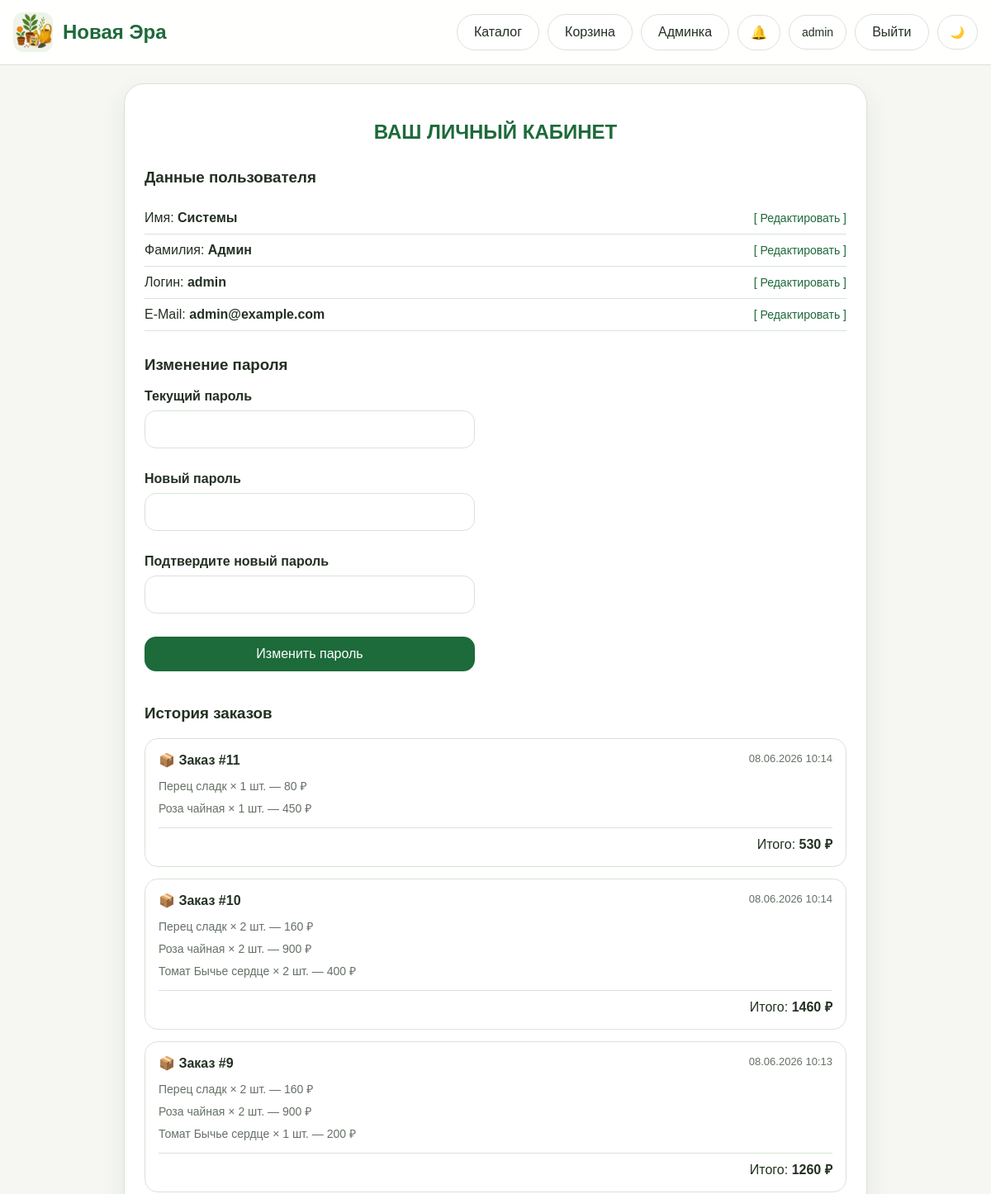
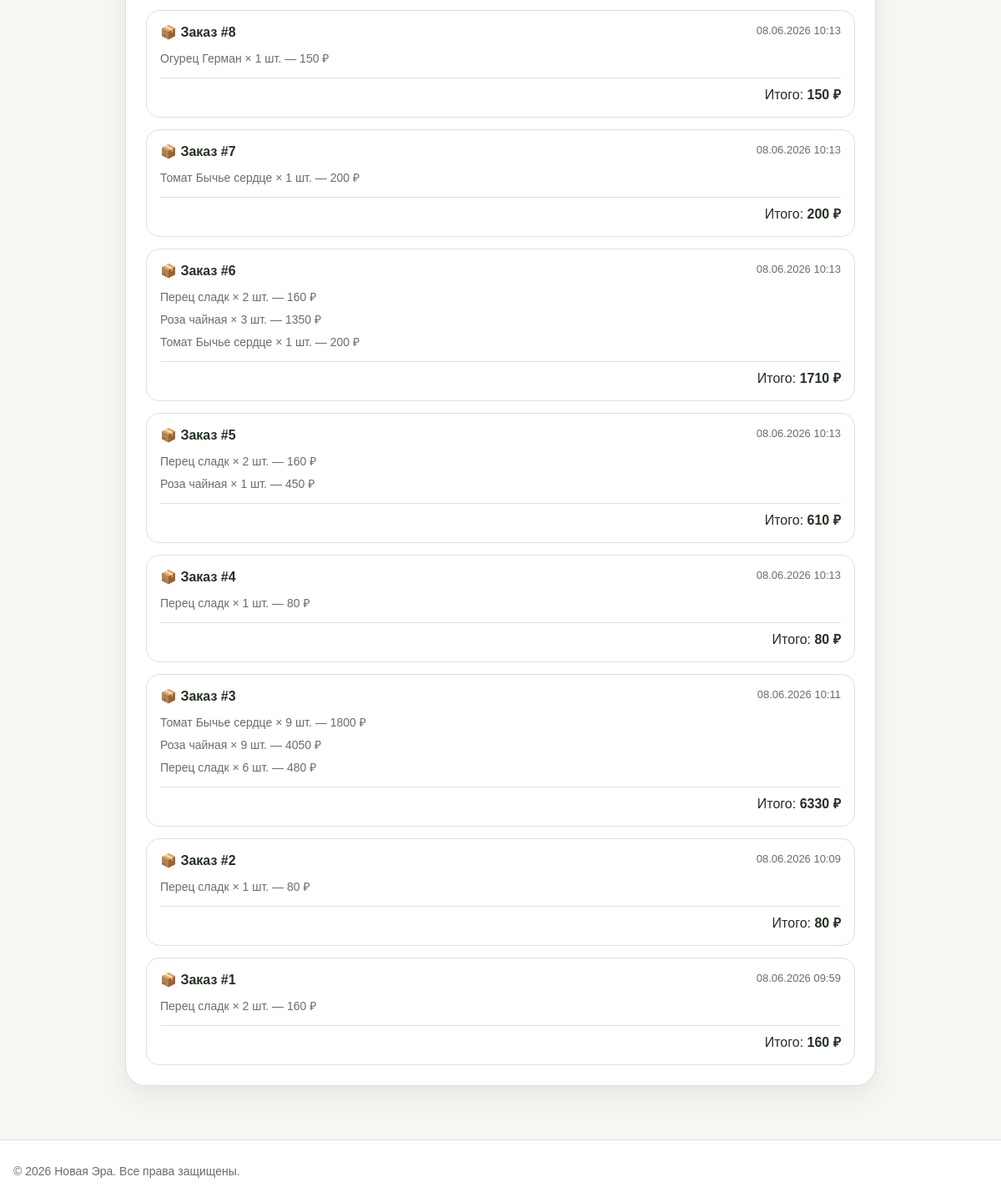
Screenshot of /profile (signed in) with the database file from the repository (2 pictures, top to bottom).
### models.py (models this page shows, shortened)
class User(UserMixin, db.Model):
    __tablename__ = "users"
    id = db.Column(db.Integer, primary_key=True)
    username = db.Column(db.String(80), unique=True, nullable=False, index=True)
    email = db.Column(db.String(120), unique=True, nullable=False, index=True)
    password_hash = db.Column(db.String(255), nullable=False)
    is_admin = db.Column(db.Boolean, default=False, nullable=False)
    created_at = db.Column(db.DateTime, default=datetime.utcnow, nullable=False)
    surname = db.Column(db.String(80), nullable=True)
    name = db.Column(db.String(80), nullable=True)
    patronymic = db.Column(db.String(80), nullable=True)
    favorite_products = db.relationship(
        'Product',
        secondary=favorites,
        backref=db.backref('favorited_by', lazy='dynamic'),
        lazy='dynamic')

class Order(db.Model):
    __tablename__ = 'orders'
    id = db.Column(db.Integer, primary_key=True)
    user_id = db.Column(db.Integer, db.ForeignKey('users.id'), nullable=False)
    user_order_number = db.Column(db.Integer, nullable=False)
    created_at = db.Column(db.DateTime, default=datetime.utcnow)
    total_price = db.Column(db.Float, nullable=False)
    items = db.relationship('OrderItem', backref='order', cascade='all, delete-orphan')

class OrderItem(db.Model):
    __tablename__ = 'order_items'
    id = db.Column(db.Integer, primary_key=True)
    order_id = db.Column(db.Integer, db.ForeignKey('orders.id'), nullable=False)
    product_name = db.Column(db.String(200), nullable=False)
    quantity = db.Column(db.Integer, nullable=False)
    price = db.Column(db.Float, nullable=False)

### routes.py (the view, shortened to what this page needs)
@bp.route("/profile", methods=["GET", "POST"])
@login_required
def profile():
    edit_form = ProfileEditForm(obj=current_user)
    edit_form.login.data = current_user.username
    password_form = ChangePasswordForm()
    orders = Order.query.filter_by(user_id=current_user.id).order_by(Order.created_at.desc()).all()
    return render_template("profile.html", edit_form=edit_form, password_form=password_form, orders=orders)

### forms.py
class ProfileEditForm(FlaskForm):
    surname = StringField("Фамилия", validators=[DataRequired(), Length(min=2, max=80)])
    name = StringField("Имя", validators=[DataRequired(), Length(min=2, max=80)])
    login = StringField("Логин", validators=[DataRequired(), Length(min=3, max=80)])
    email = EmailField("E-mail", validators=[DataRequired(), Email(), Length(max=120)])
    submit = SubmitField("Сохранить")

class ChangePasswordForm(FlaskForm):
    old_password = PasswordField("Текущий пароль", validators=[DataRequired()])
    new_password = PasswordField("Новый пароль", validators=[DataRequired(), Length(min=6, max=128)])
    new_password_confirm = PasswordField("Подтвердите новый пароль", validators=[DataRequired(), EqualTo('new_password', message='Пароли не совпадают')])
    submit = SubmitField("Изменить пароль")

### routes.py (called while the page is built)
@login_manager.user_loader
def load_user(user_id: str):
    try:
        return db.session.get(User, int(user_id))
    except:
        return None

### templates/profile.html (shortened to what this page needs)
{% extends "base.html" %}
{% block content %}
<div class="form-container" style="max-width:900px;margin:0 auto;">
    <h2 style="text-align:center;color:var(--brand);margin-bottom:30px;">ВАШ ЛИЧНЫЙ КАБИНЕТ</h2>
    <h3>Данные пользователя</h3>
    <div style="display:flex;justify-content:space-between;align-items:center;padding:10px 0;border-bottom:1px solid var(--border);">
        <div>Имя: <strong>{{ current_user.name or 'Не указано' }}</strong></div>
        <a href="#" onclick="document.getElementById('edit-name').style.display='block';this.parentElement.style.display='none';return false;" style="color:var(--brand);font-size:14px;">[ Редактировать ]</a>
    </div>
    <div style="display:flex;justify-content:space-between;align-items:center;padding:10px 0;border-bottom:1px solid var(--border);">
        <div>Фамилия: <strong>{{ current_user.surname or 'Не указана' }}</strong></div>
        <a href="#" onclick="document.getElementById('edit-surname').style.display='block';this.parentElement.style.display='none';return false;" style="color:var(--brand);font-size:14px;">[ Редактировать ]</a>
    </div>
    <div style="display:flex;justify-content:space-between;align-items:center;padding:10px 0;border-bottom:1px solid var(--border);">
    <div>Логин: <strong>{{ current_user.username or 'Не указан' }}</strong></div>
        <a href="#" onclick="document.getElementById('edit-login').style.display='block';this.parentElement.style.display='none';return false;" style="color:var(--brand);font-size:14px;">[ Редактировать ]</a>
    </div>
    <div style="display:flex;justify-content:space-between;align-items:center;padding:10px 0;border-bottom:1px solid var(--border);">
        <div>E-Mail: <strong>{{ current_user.email }}</strong></div>
        <a href="#" onclick="document.getElementById('edit-email').style.display='block';this.parentElement.style.display='none';return false;" style="color:var(--brand);font-size:14px;">[ Редактировать ]</a>
    </div>
    <h3 style="margin-top:30px;">Изменение пароля</h3>
    <form method="POST" style="display:grid;gap:14px;max-width:400px;">
        <div class="form-group">
            {{ password_form.old_password.label }} {{ password_form.old_password(class="form-control") }}
        </div>
        <div class="form-group">
            {{ password_form.new_password.label }} {{ password_form.new_password(class="form-control") }}
        </div>
        <div class="form-group">
            {{ password_form.new_password_confirm.label }} {{ password_form.new_password_confirm(class="form-control") }}
        </div>
        {{ password_form.submit(class="save-btn") }}
    </form>
    <h3 style="margin-top:40px;">История заказов</h3>
    {% if orders %}
        <div class="orders-history">
            {% for order in orders %}
            <div class="order-card">
                <div class="order-header">
                    <span>📦 Заказ #{{ order.user_order_number }}</span>
                    <span class="order-date">{{ order.created_at.strftime('%d.%m.%Y %H:%M') }}</span>
                </div>
                <ul class="order-items-list">
                    {% for item in order.items %}
                    <li>{{ item.product_name }} × {{ item.quantity }} шт. — {{ "%.0f"|format(item.price * item.quantity) }} ₽</li>
                    {% endfor %}
                </ul>
                <div class="order-total">Итого: <strong>{{ "%.0f"|format(order.total_price) }} ₽</strong></div>
            </div>
            {% endfor %}
        </div>
    {% else %}
        <p class="empty-state" style="text-align:center;color:var(--muted);padding:20px 0;">Заказов пока нет</p>
    {% endif %}
</div>
{% endblock %}

### templates/base.html (shortened to what this page needs)
<!DOCTYPE html>
<html lang="ru">
<head>
    <link rel="stylesheet" href="{{ url_for('static', filename='css/style.css') }}">
</head>
<body>
<header class="header">
    <div class="container header-inner">
        <div class="logo">
            <a href="{{ url_for('main.index') }}" style="display:flex;align-items:center;gap:12px;">
                <img src="{{ url_for('static', filename='images/icon.png') }}" alt="Logo" style="width:48px;height:48px;border-radius:12px;">
                <div class="logo-text">
                    <div class="title" style="color:var(--brand);">{{ brand_name }}</div>
                </div>
            </a>
        </div>
        <nav class="top-nav">
            <a href="{{ url_for('main.index') }}" class="top-link">Каталог</a>
            <a href="{{ url_for('main.basket') }}" class="top-link">Корзина</a>
            {% if current_user.is_authenticated %}
                {% if current_user.is_admin %}
                    <a href="{{ url_for('main.admin') }}" class="top-link">Админка</a>
                {% endif %}
                <div class="notif-bell-wrapper" id="notifBellWrapper">
                    <button class="notif-bell-btn" id="notifBellBtn" type="button" title="Уведомления о заказах">
                        🔔
                    </button>
                </div>
                <a href="{{ url_for('main.profile') }}" class="profile-btn">{{ current_user.username }}</a>
                <a href="{{ url_for('main.logout') }}" class="top-link">Выйти</a>
            {% else %}
                <a href="{{ url_for('main.login') }}" class="top-link">Войти</a>
            {% endif %}
            <button id="themeToggle" class="theme-toggle" type="button">🌙</button>
        </nav>
    </div>
</header>
<main class="main-content container">
    {% block content %}{% endblock %}
</main>
<footer class="footer">
    <div class="container footer-inner">
        <p>© 2026 {{ brand_name }}. Все права защищены.</p>
    </div>
</footer>
</body>
</html>

### static/css/style.css (style rules this page uses)
:root { --bg: #f6f7f3; --surface: #ffffff; --surface-soft: #eef4ea; --text: #233022; --muted: #667066; --brand: #1d6a3a; --brand-dark: #14552d; --border: #d9e3d6; --shadow: 0 12px 30px rgba(16, 48, 26, 0.08); --error: #b33a3a; --warning: #b46f0b; --success: #2a7d46; }
*, *::before, *::after { box-sizing: border-box; }
html { scroll-behavior: smooth; }
body { margin: 0; font-family: Arial, Helvetica, sans-serif; background: var(--bg); color: var(--text); }
a { color: inherit; text-decoration: none; }
img { max-width: 100%; display: block; }
button, input, select, textarea { font: inherit; }
.container { width: min(1180px, calc(100% - 32px)); margin: 0 auto; }
.main-content { padding: 22px 0 40px; }
.header { position: sticky; top: 0; z-index: 20; background: color-mix(in srgb, var(--surface) 92%, transparent); backdrop-filter: blur(10px); border-bottom: 1px solid var(--border); }
.header-inner { min-height: 78px; display: flex; align-items: center; justify-content: space-between; gap: 20px; }
.logo { display: flex; align-items: center; gap: 12px; min-width: 0; }
.logo img { width: 52px; height: 52px; border-radius: 16px; object-fit: cover; background: var(--surface-soft); }
.logo-text { min-width: 0; }
.title { font-size: 24px; font-weight: 800; line-height: 1.1; }
.top-nav { display: flex; align-items: center; gap: 10px; flex-wrap: wrap; justify-content: flex-end; }
.top-link { background: var(--surface); color: var(--text); border: 1px solid var(--border); padding: 12px 20px; border-radius: 999px; text-decoration: none; display: inline-flex; align-items: center; font-weight: 500; transition: all 0.2s ease; }
.footer { border-top: 1px solid var(--border); background: var(--surface); margin-top: 24px; }
.footer-inner { min-height: 74px; display: flex; align-items: center; color: var(--muted); font-size: 14px; }
.form-container, .cart-container, .admin-card { background: var(--surface); border: 1px solid var(--border); border-radius: 24px; box-shadow: var(--shadow); padding: 24px; }
.form-group { display: grid; gap: 8px; margin-bottom: 14px; }
.form-group label { font-weight: 700; }
.form-group input, .form-group textarea, .form-group select { width: 100%; padding: 13px 14px; border-radius: 14px; border: 1px solid var(--border); background: var(--surface); color: var(--text); }
.save-btn, .buy-btn, .back-btn { border: 0; border-radius: 14px; padding: 12px 18px; cursor: pointer; transition: .2s ease; }
.save-btn, .buy-btn { background: var(--brand); color: #fff; }
.orders-history { display: grid; gap: 14px; margin-top: 16px; }
.order-card { background: var(--surface); border: 1px solid var(--border); border-radius: 16px; padding: 16px; }
.order-header { display: flex; justify-content: space-between; font-weight: 700; margin-bottom: 8px; }
.order-date { font-weight: 400; color: var(--muted); font-size: 13px; }
.order-items-list { list-style: none; padding: 0; margin: 0 0 10px; font-size: 14px; color: var(--muted); }
.order-items-list li { padding: 4px 0; }
.order-total { text-align: right; font-size: 16px; border-top: 1px solid var(--border); padding-top: 8px; }
.theme-toggle, .profile-btn { border: 1px solid var(--border); background: var(--surface); color: var(--text); border-radius: 999px; padding: 11px 15px; min-height: 42px; display: inline-flex; align-items: center; justify-content: center; cursor: pointer; font-size: 14px; transition: all 0.2s ease; }
.notif-bell-wrapper { position: relative; display: inline-flex; }
.notif-bell-btn { position: relative; border: 1px solid var(--border); background: var(--surface); color: var(--text); border-radius: 999px; padding: 11px 15px; min-height: 42px; display: inline-flex; align-items: center; justify-content: center; cursor: pointer; font-size: 16px; transition: all 0.2s ease; gap: 0; }

### rows the page displays
User: username "admin", name "Системы", surname "Админ", email "admin@example.com"
Order: user_order_number "11", created_at "08.06.2026 10:14", total_price "530"
OrderItem: product_name "Перец сладк", quantity "1", item.price*item.quantity "80"
OrderItem: product_name "Роза чайная", quantity "1", item.price*item.quantity "450"
Order: user_order_number "10", created_at "08.06.2026 10:14", total_price "1460"
OrderItem: product_name "Перец сладк", quantity "2", item.price*item.quantity "160"
OrderItem: product_name "Роза чайная", quantity "2", item.price*item.quantity "900"
OrderItem: product_name "Томат Бычье сердце", quantity "2", item.price*item.quantity "400"
Order: user_order_number "9", created_at "08.06.2026 10:13", total_price "1260"
OrderItem: product_name "Перец сладк", quantity "2", item.price*item.quantity "160"
OrderItem: product_name "Роза чайная", quantity "2", item.price*item.quantity "900"
OrderItem: product_name "Томат Бычье сердце", quantity "1", item.price*item.quantity "200"
Order: user_order_number "8", created_at "08.06.2026 10:13", total_price "150"
OrderItem: product_name "Огурец Герман", quantity "1", item.price*item.quantity "150"
Order: user_order_number "7", created_at "08.06.2026 10:13", total_price "200"
OrderItem: product_name "Томат Бычье сердце", quantity "1", item.price*item.quantity "200"
Order: user_order_number "6", created_at "08.06.2026 10:13", total_price "1710"
OrderItem: product_name "Перец сладк", quantity "2", item.price*item.quantity "160"
OrderItem: product_name "Роза чайная", quantity "3", item.price*item.quantity "1350"
OrderItem: product_name "Томат Бычье сердце", quantity "1", item.price*item.quantity "200"
Order: user_order_number "5", created_at "08.06.2026 10:13", total_price "610"
OrderItem: product_name "Перец сладк", quantity "2", item.price*item.quantity "160"
OrderItem: product_name "Роза чайная", quantity "1", item.price*item.quantity "450"
Order: user_order_number "4", created_at "08.06.2026 10:13", total_price "80"
OrderItem: product_name "Перец сладк", quantity "1", item.price*item.quantity "80"
Order: user_order_number "3", created_at "08.06.2026 10:11", total_price "6330"
OrderItem: product_name "Томат Бычье сердце", quantity "9", item.price*item.quantity "1800"
OrderItem: product_name "Роза чайная", quantity "9", item.price*item.quantity "4050"
OrderItem: product_name "Перец сладк", quantity "6", item.price*item.quantity "480"
Order: user_order_number "2", created_at "08.06.2026 10:09", total_price "80"
OrderItem: product_name "Перец сладк", quantity "1", item.price*item.quantity "80"
Order: user_order_number "1", created_at "08.06.2026 09:59", total_price "160"
OrderItem: product_name "Перец сладк", quantity "2", item.price*item.quantity "160"

### other values shown
{{ brand_name }} "Новая Эра"
{{ password_form.old_password.label }} "Текущий пароль"
{{ password_form.new_password.label }} "Новый пароль"
{{ password_form.new_password_confirm.label }} "Подтвердите новый пароль"
